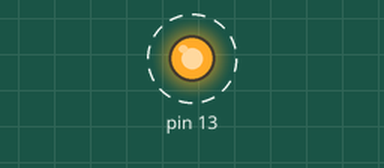
Simulated run of this sketch. Board: Arduino Uno, built with avr-gcc and run on an emulated ATmega328P. Shown: output pins drawn as LEDs (lit = HIGH). Dashed ring = blinking.

Above: at 0.5 s.
Timing chart, 0 to 4.6 s (numbered marks = the images above):
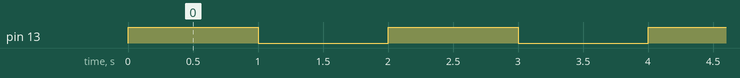

Measured:
- by itself, pin 13: alternates HIGH for 1.0 s and LOW for 1.0 s

The sketch:

sketch_jan18a.ino
```cpp
#include <avr/io.h>

int main(void) {
  DDRB = 0x20;
  PORTB = 0;


  while (1) {
    PORTB = 0x20;
    _delay_ms(1000);
    PORTB = 0;
    _delay_ms(1000);

  }

}
```
